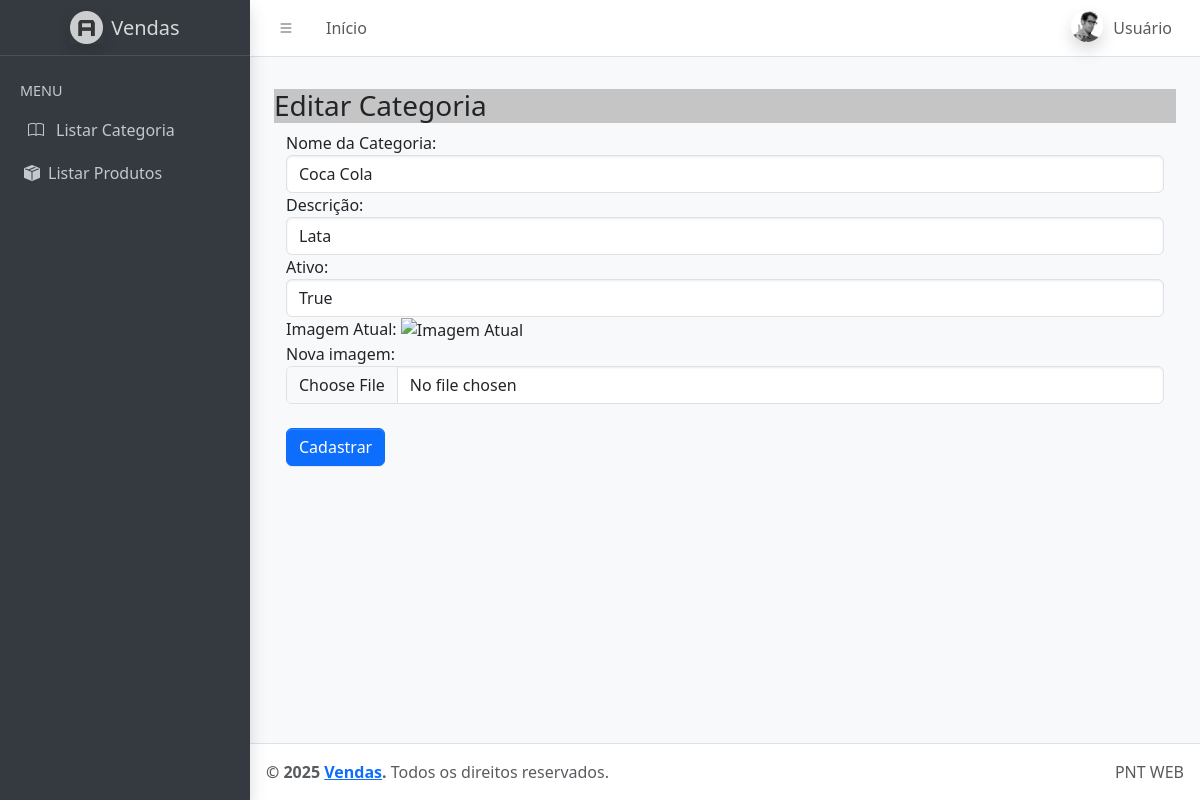
/editarcategoria/2, run on an earlier commit of the app's database.
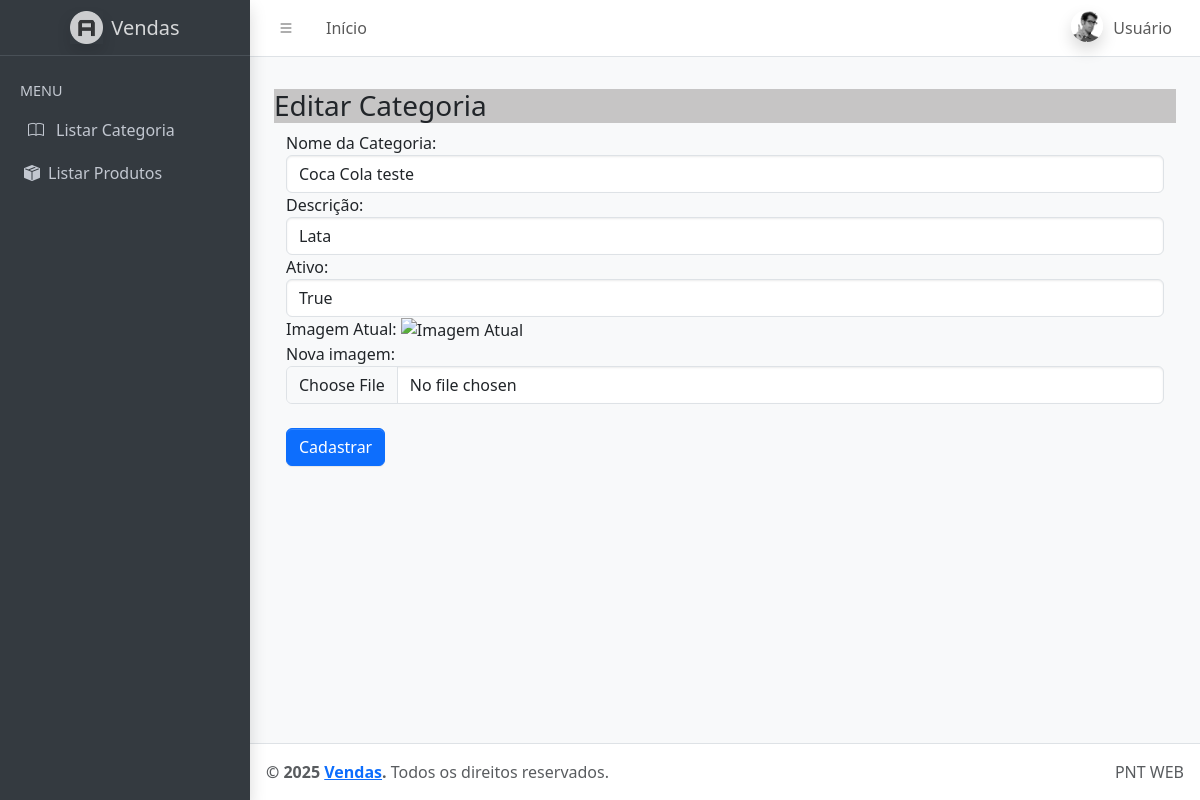
And on a later commit of the database.
### tables this page shows
CREATE TABLE categoria(
   id integer primary key autoincrement,
   nome varchar(50) not null,
   descricao text, 
   ativo boolean,
   imagem blob,
   img varchar(100)
);

### app.py (the view, shortened to what this page needs)
@app.route("/editarcategoria/<int:id>", methods=['GET','POST'])
def editarCategoria(id):
    conn = conexao()
    categoria = conn.execute('select * from categoria where id=?', (id,)).fetchone()
    return render_template('admin/editar_categoria.html',
                            categoria=categoria )

### app.py (called while the page is built)
def conexao():
    conn = sqlite3.connect("database.db")
    conn.row_factory = sqlite3.Row
    return conn

### templates/admin/editar_categoria.html (shortened to what this page needs)
{% extends 'admin/base_admin.html' %}
{% block content %}
<h3 style="background-color: rgb(198, 197, 197);">
    Editar Categoria</h3>
<div class="container">
    <form method="POST" enctype="multipart/form-data">
        <div class="form-group">
            <label for="nome_categoria">Nome da Categoria:</label>
            <input type="text" class="form-control" id="nome_categoria" value="{{categoria.nome}}" name="nome_categoria"
                required>
        </div>
        <div class="form-group">
            <label for="descricao">Descrição:</label>
            <input type="text" class="form-control" id="descricao" value="{{categoria.descricao}}" name="descricao"
                required>
        </div>
        <div class=" form-group">
            <label for="ativo">Ativo:</label>
            <input type="text" class="form-control" id="ativo" name="ativo" value="{{categoria.ativo}}">
        </div>
        <div class="form-group">
            <label for="imagem_atual">Imagem Atual:</label>
            <img alt="Imagem Atual" style="width: 200px;">
        </div>
        <div class="form-group">
            <label for="imagem">Nova imagem:</label>
            <input type="file" class="form-control" id="imagem" name="imagem">
        </div>
        <br>
        <button type="submit" class="btn btn-primary mb-2">Cadastrar</button>
    </form>
</div>
{% endblock %}

### templates/admin/base_admin.html (shortened to what this page needs)
<!doctype html>
<html lang="pt-br">
<head>
    <link rel="stylesheet" href="https://cdn.jsdelivr.net/npm/@fontsource/source-sans-3@5.0.12/index.css" />
    <link rel="stylesheet" href="https://cdn.jsdelivr.net/npm/bootstrap-icons@1.11.3/font/bootstrap-icons.min.css" />
    <link rel="stylesheet"
        href="https://cdn.jsdelivr.net/npm/overlayscrollbars@2.10.1/styles/overlayscrollbars.min.css" />
    <link rel="stylesheet" href="{{ url_for('static', filename='dist/css/adminlte.css') }}" />
</head>
<body class="layout-fixed sidebar-expand-lg bg-body-tertiary">
    <div class="app-wrapper">
        <nav class="app-header navbar navbar-expand bg-body">
            <div class="container-fluid">
                <ul class="navbar-nav">
                    <li class="nav-item">
                        <a class="nav-link" data-lte-toggle="sidebar" href="#" role="button">
                            <i class="bi bi-list"></i>
                        </a>
                    </li>
                    <li class="nav-item d-none d-md-block">
                        <a href="#" class="nav-link">Início</a>
                    </li>
                </ul>
                <ul class="navbar-nav ms-auto">
                    <li class="nav-item dropdown user-menu">
                        <a href="#" class="nav-link dropdown-toggle" data-bs-toggle="dropdown">
                            <img src="{{ url_for('static', filename='dist/assets/img/user2-160x160.jpg') }}"
                                class="user-image rounded-circle shadow" alt="User Image" />
                            <span class="d-none d-md-inline">Usuário</span>
                        </a>
                    </li>
                </ul>
            </div>
        </nav>
        <aside class="app-sidebar bg-body-secondary shadow" data-bs-theme="dark">
            <div class="sidebar-brand">
                <a href="#" class="brand-link">
                    <img src="{{ url_for('static', filename='dist/assets/img/AdminLTELogo.png') }}" alt="Logo"
                        class="brand-image opacity-75 shadow" />
                    <span class="brand-text fw-light">Vendas</span>
                </a>
            </div>
            <div class="sidebar-wrapper">
                <nav class="mt-2">
                    <ul class="nav sidebar-menu flex-column" data-lte-toggle="treeview" role="menu">
                        <li class="nav-header">MENU</li>
                        <li class="nav-item">
                            <a href="{{url_for('listarCategoria')}}" class="nav-link">
                                <i class="nav-icon bi bi-book"></i>
                                <p>Listar Categoria</p>
                            </a>
                        </li>
                        <li class="nav-item">
                            <a href="#" class="nav-link">
                                <i class="bi bi-box-seam-fill"></i>
                                <p>Listar Produtos</p>
                            </a>
                        </li>
                    </ul>
                </nav>
            </div>
        </aside>
        <main class="app-main">
            <div class="app-content-header px-4 pt-3">
            </div>
            <div class="app-content px-4 pb-4">
                {% block content %}{% endblock %}
            </div>
        </main>
        <footer class="app-footer">
            <div class="float-end d-none d-sm-inline">PNT WEB</div>
            <strong>&copy; 2025 <a href="#">Vendas</a>.</strong> Todos os direitos reservados.
        </footer>
    </div>
</body>
</html>

What changed in the data, as far as the page shows it:
changed categoria "Lata": nome_categoria "Coca Cola" → "Coca Cola teste"
